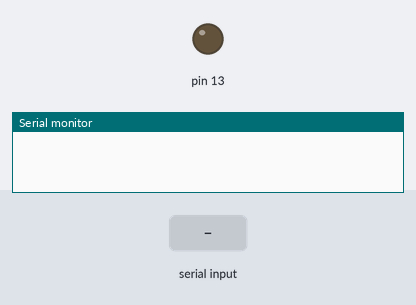
This sketch was run on a simulated Arduino Uno, built with avr-gcc and run on an emulated ATmega328P. On the bench: output pins drawn as LEDs (lit = HIGH), the last lines printed to the serial monitor. The inputs (shaded band) are chosen by the test bench.

Above: at 1.2 s.
1.3 s: "1" received over Serial
At 1.9 s:
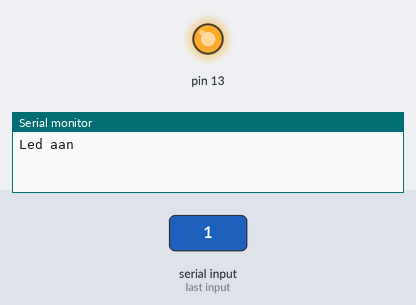
2.8 s: "0" received over Serial
At 4.2 s:
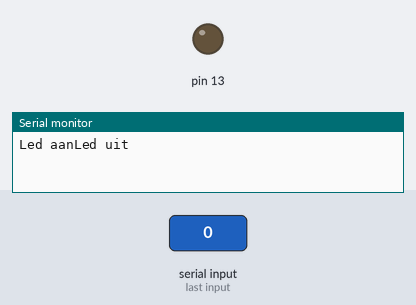
Timing chart, 0 to 5.8 s (numbered marks = the images above; inputs shaded):
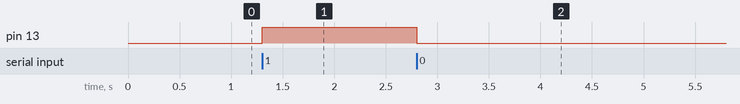

The sketch:

SerialBS.ino
```cpp
void setup() {
  // put your setup code here, to run once:
  Serial.begin(9600);
  pinMode(13, OUTPUT);
}

void loop() {
  // put your main code here, to run repeatedly:
  if(Serial.available() > 0){
    int input = Serial.read();
    if(input == 49){
      digitalWrite(13, HIGH);
      Serial.write("Led aan");
    } else {
      digitalWrite(13, LOW);
      Serial.write("Led uit");
    }
  }
}
```

Measured:
- after the input at 1.3 s, pin 13: LOW → HIGH at once
- after the input at 2.8 s, pin 13: HIGH → LOW at once
